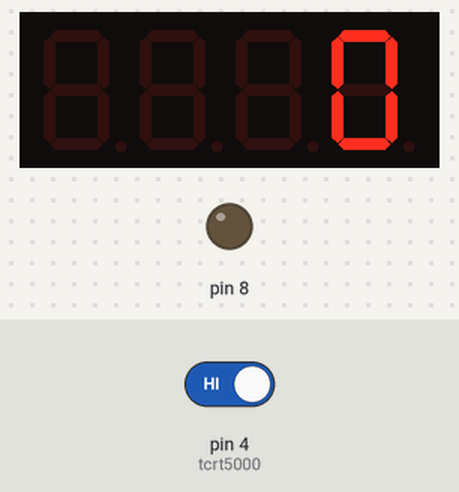
This sketch was run on a simulated Arduino Mega 2560, built with avr-gcc and run on an emulated ATmega2560. Parts: 4-digit seven-segment display, output pins drawn as LEDs (lit = HIGH). Inputs (shaded band) come from the test bench; at power-on: pin 4 (tcrt5000) HIGH. Pins used as bus, display or sensor lines are not drawn.

Above: at 1.2 s.
1.3 s: pin 4 (tcrt5000) driven LOW
At 2.1 s:
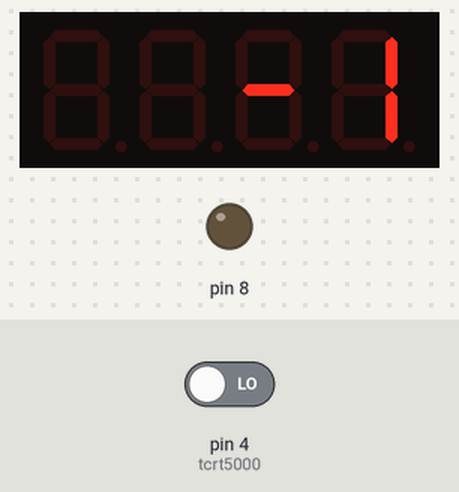
At 2.7 s:
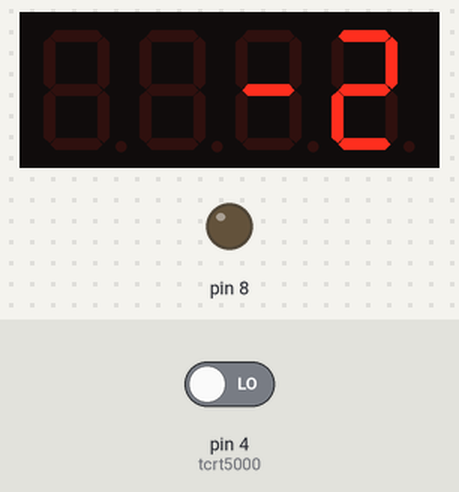
Timing chart, 0 to 4.3 s (numbered marks = the images above; inputs shaded):
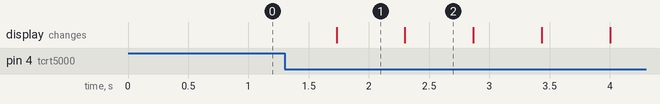

The sketch:

Program.ino
```cpp
/*
Project: A project for improve the urban mobility in the bus
Arduino Mega, MFRC 522 and TM1637 Display
Created: 11/21/2019
Email: alissonsilva.py@gmail.com
by Alisson Silva
*/

// Import the necessary libraries
#include <SPI.h>
#include <MFRC522.h>
#include <TM1637Display.h>

// Define the pins of Display
#define CLK 2
#define DIO 3
#define TEST_DELAY 2000

// Define the pins of MRFC 522
#define SS_PIN 53
#define RST_PIN 5

#define tcrt5000 4

// Create the instances for sensors
MFRC522 mfrc522(SS_PIN, RST_PIN);
TM1637Display display(CLK, DIO);

int contador = 0;
bool deteccao;

/*
Configure the sensors
*/
void setup()
{
  SPI.begin();
  mfrc522.PCD_Init();
  pinMode(tcrt5000, INPUT);
  pinMode(8, OUTPUT);
}

void loop()
{
  display.setBrightness(0x0f);
  display.showNumberDec(contador);

  deteccao = digitalRead(tcrt5000);
  if(deteccao == LOW){
    contador = contador - 1;
    display.setBrightness(0x0f);
    display.showNumberDec(contador);
  }else{
    ;
  }
  delay(500);
  String conteudo= "";
  byte letra;

  if ( ! mfrc522.PICC_IsNewCardPresent()) {
    return;
  }

  // Select one of the cards
  if ( ! mfrc522.PICC_ReadCardSerial()) {
    return;
  }

  for (byte i = 0; i < mfrc522.uid.size; i++)
  {
     conteudo.concat(String(mfrc522.uid.uidByte[i] < 0x10 ? " 0" : " "));
     conteudo.concat(String(mfrc522.uid.uidByte[i], HEX));
  }
  conteudo.toUpperCase();
  if (conteudo.substring(1) == "96 77 C5 EF")
  {
    if (contador == 5){
      // Travado
    }else{
    contador = contador + 1;
    display.setBrightness(0x0f);
    display.showNumberDec(contador);
    delay(3000);
    }
  }
  delay(500);
}
```

Measured:
- after the input at 1.3 s, the display: changes after 0.43 s (image 1)
- what the display in image 1 shows lasts 0.6 s, from 1.7 s to 2.3 s
